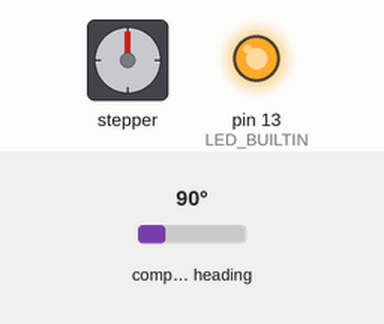
The sketch below on a simulated Arduino Uno, built with avr-gcc and run on an emulated ATmega328P. Parts: stepper motor, output pins drawn as LEDs (lit = HIGH). Wiring (inferred from the names in the program): stepper motor driver (200 steps per turn assumed): step pin 9; direction pin 2; enable pin 5. The inputs (shaded band) are chosen by the test bench; at power-on: compass heading 90°. Pins used as bus, display or sensor lines are not drawn; what the sketch prints to the serial monitor is not drawn.

Above: at 0.1 s.
Timing chart, 0 to 1.6 s (numbered marks = the images above):
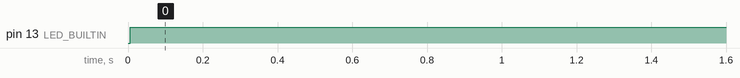

The sketch:

EncoderCheck.ino
```cpp
/*
 * EncoderCheck — 課程用的 AS5600 編碼器測試（搭配 tools/02_check_encoder）
 *
 * 以作者的 TestEncoder.ino 為基礎。差別：除了角度，也讀 AS5600 的狀態位元、
 * AGC（自動增益）與 MAGNITUDE（磁場強度），用來檢查磁鐵距離與對心。
 *
 * 每 4 ms（250 Hz）輸出一行 CSV：
 *     t_us,raw,status,agc,magnitude
 *   raw       0–4095，12-bit 角度
 *   status    STATUS 暫存器：bit5 MD（偵測到磁鐵）、bit4 ML（太弱）、bit3 MH（太強）
 *   agc       0–255（5 V 供電時）；磁場越弱數字越大
 *   magnitude 0–4095，CORDIC 算出的磁場強度
 * 開機時先印一行 "#EncoderCheck v1"，工具用它確認燒對了韌體。
 *
 * 馬達驅動保持停用（ENABLE 拉高），不會發熱。
 * 需要 Arduino IDE 程式庫：AS5600（Rob Tillaart）。
 */
#include <AS5600.h>
#include <Wire.h>

const long SERIAL_BAUD_RATE = 500000;
const long I2C_CLOCK_HZ = 400000;
const unsigned long SAMPLE_PERIOD_US = 4000;  // 250 Hz

// 接線與作者相同
const int DIR_PIN = 2;
const int STEP_PIN = 9;
const int ENABLE_PIN = 5;

AS5600 as5600;
unsigned long last_us = 0;

void setup()
{
    pinMode(ENABLE_PIN, OUTPUT);
    digitalWrite(ENABLE_PIN, HIGH);  // HIGH = 停用驅動（active-low）
    pinMode(DIR_PIN, OUTPUT);
    pinMode(STEP_PIN, OUTPUT);
    pinMode(LED_BUILTIN, OUTPUT);

    Serial.begin(SERIAL_BAUD_RATE);
    Wire.begin();
    Wire.setClock(I2C_CLOCK_HZ);
    as5600.begin();

    Serial.println("#EncoderCheck v1");
    if (!as5600.isConnected())
    {
        // 讀不到晶片也照常輸出，讓工具判斷（status 會是 0）
        Serial.println("#AS5600 not connected (check SDA=A4, SCL=A5, 5V, GND)");
    }
    last_us = micros();
}

void loop()
{
    unsigned long now = micros();
    if ((unsigned long)(now - last_us) < SAMPLE_PERIOD_US) return;
    last_us += SAMPLE_PERIOD_US;

    uint16_t raw = as5600.rawAngle();
    uint8_t status = as5600.readStatus();
    uint8_t agc = as5600.readAGC();
    uint16_t mag = as5600.readMagnitude();

    Serial.print(now);
    Serial.print(',');
    Serial.print(raw);
    Serial.print(',');
    Serial.print(status);
    Serial.print(',');
    Serial.print(agc);
    Serial.print(',');
    Serial.println(mag);

    // 有偵測到磁鐵時 LED 亮
    digitalWrite(LED_BUILTIN, (status & 0x20) ? HIGH : LOW);
}
```

Measured:
- by itself, pin 13 (LED_BUILTIN): LOW → HIGH at 0.01 s
